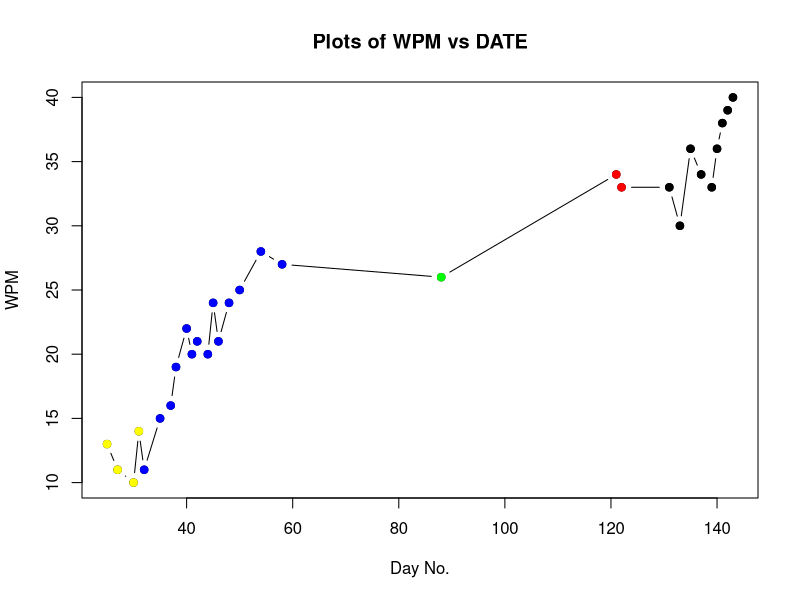

Recreate this plot in R.
  typing=read.csv("Typing speed.csv")
  typing$DATE[ typing$MONTH==4 ] = typing$DATE[ typing$MONTH==4 ] + 31 
  typing$DATE[ typing$MONTH==5 ] = typing$DATE[ typing$MONTH==5 ] + 61 
  typing$DATE[ typing$MONTH==6 ] = typing$DATE[ typing$MONTH==6 ] + 92 
  typing$DATE[ typing$MONTH==7 ] = typing$DATE[ typing$MONTH==7 ] + 122 
  plot(typing$DATE, typing$WPM, xlab = 'Day No.', ylab = 'WPM', main="Plots of WPM vs DATE", type = "b")
  
  points(typing$DATE[ typing$MONTH == 3 ], typing$WPM[  typing$MONTH == 3 ], col="Yellow", pch = 19, )
  points(typing$DATE[ typing$MONTH == 4 ], typing$WPM[  typing$MONTH == 4 ], col="Blue", pch = 19)
  points(typing$DATE[ typing$MONTH == 5 ], typing$WPM[  typing$MONTH == 5 ], col="Green", pch = 19)
  points(typing$DATE[ typing$MONTH == 6 ], typing$WPM[  typing$MONTH == 6 ], col="Red", pch = 19)
  points(typing$DATE[ typing$MONTH == 7 ], typing$WPM[  typing$MONTH == 7 ], col="Black", pch = 19)

typing
regTyping = lm(CPM ~ DATE, data = typing)
summary(regTyping)
(161 - 55.748) / 0.70252


